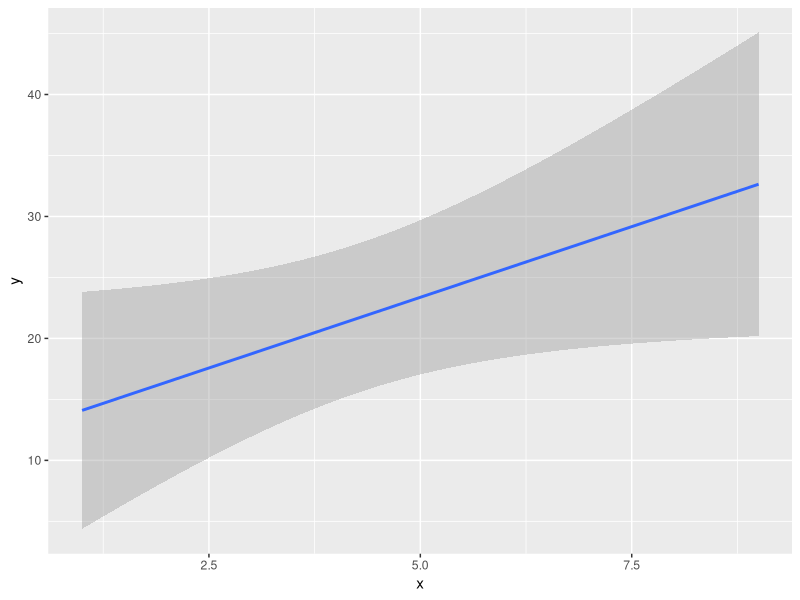
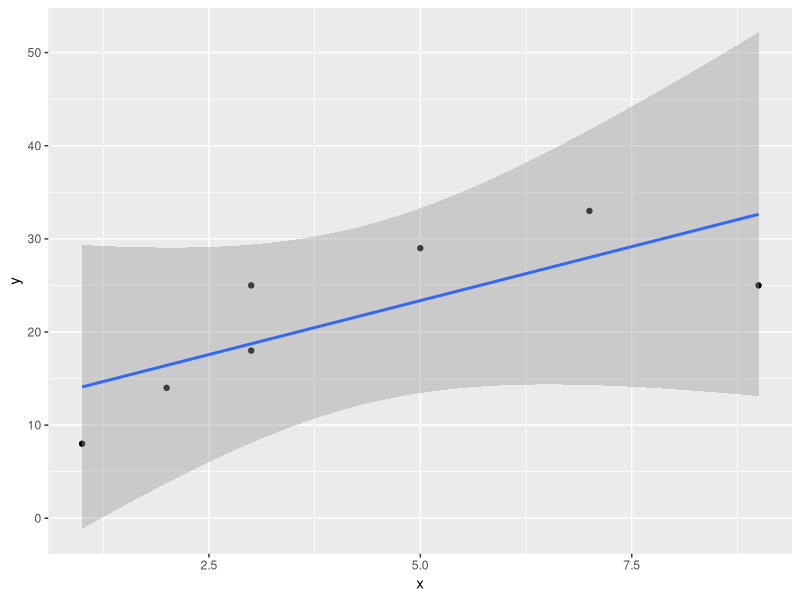
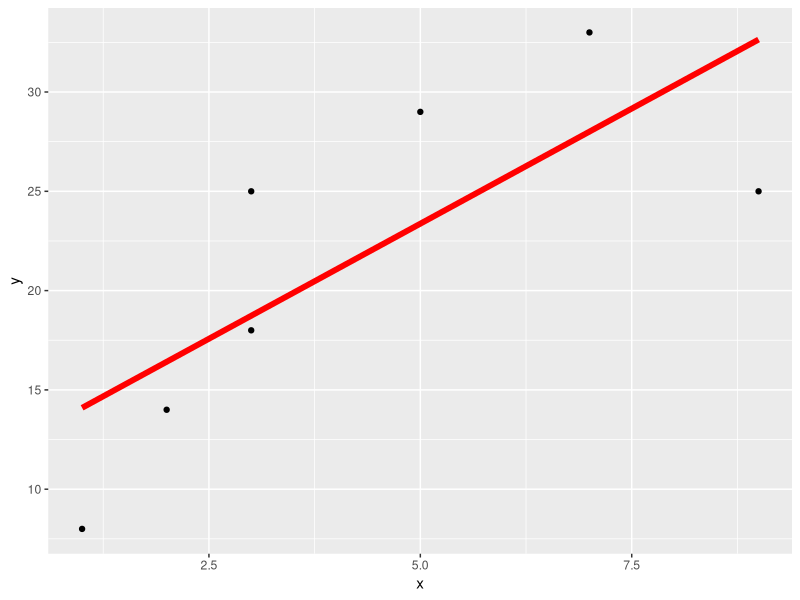
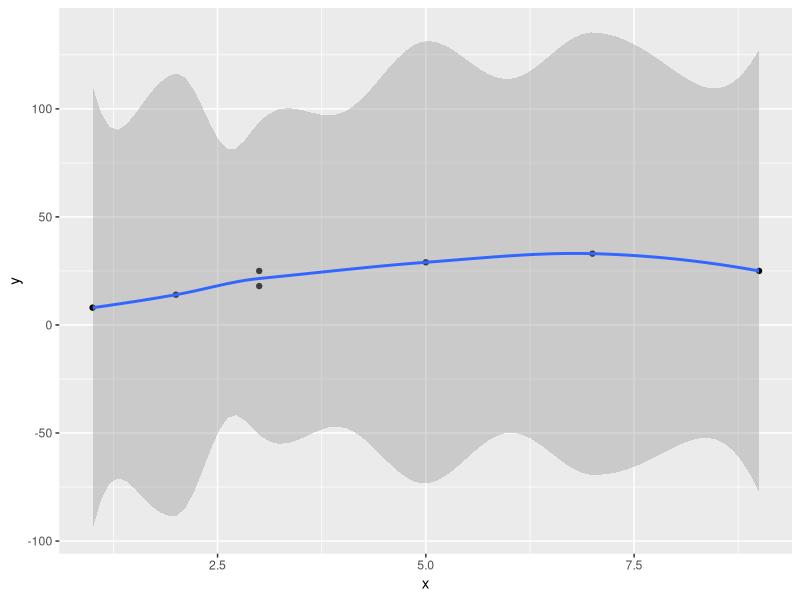

Write the R code that produced these figures, in order.
# create data frame
df <- data.frame(x=c(1, 2, 3, 3, 5, 7, 9),
                 y=c(8, 14, 18, 25, 29, 33, 25))

# view data frame
df

# Example 1: Add Linear Trend Line
library("ggplot2")

ggplot(df, aes(x=x, y=y)) +
  geom_smooth(method = lm) #add linear trend line

# Example 2: Add Linear Trend Line & Specify Confidence Region
library("ggplot2")

ggplot(df, aes(x=x, y=y)) +
  geom_point() +
  geom_smooth(method=lm, level=0.99)

# Example 3: Add Linear Trend Line & No Confidence Region
# Example 3: Add Linear Trend Line & No Confidence Region
# We can use the se=FALSE argument to hide the shaded confidence
# region around the trend line:
library("ggplot2")

ggplot(df, aes(x=x, y=y)) +
  geom_point() +
  geom_smooth(method = lm, se=FALSE, col="red", size=2)

# Example 4: Add Curved Trend Line
library("ggplot2")

ggplot(df, aes(x=x, y=y)) +
  geom_point() +
  geom_smooth()
